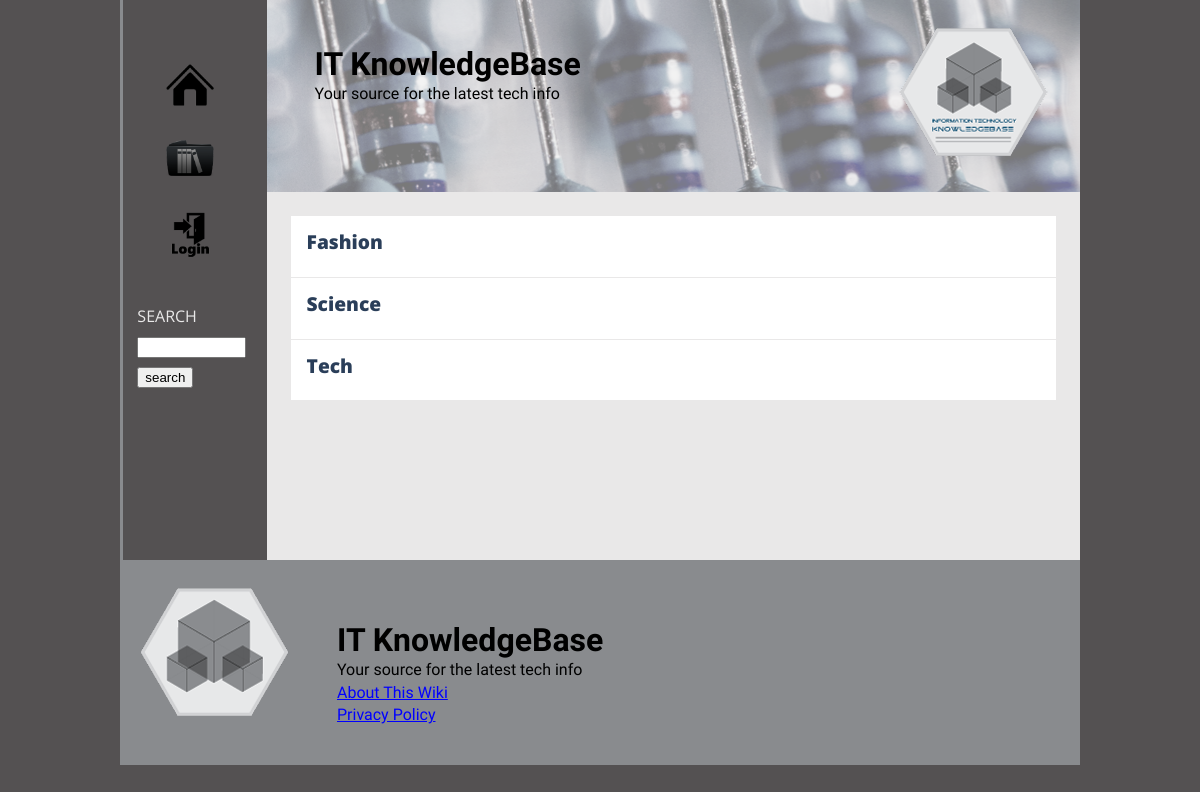
The page /wiki/categories.php on the database as committed earlier.
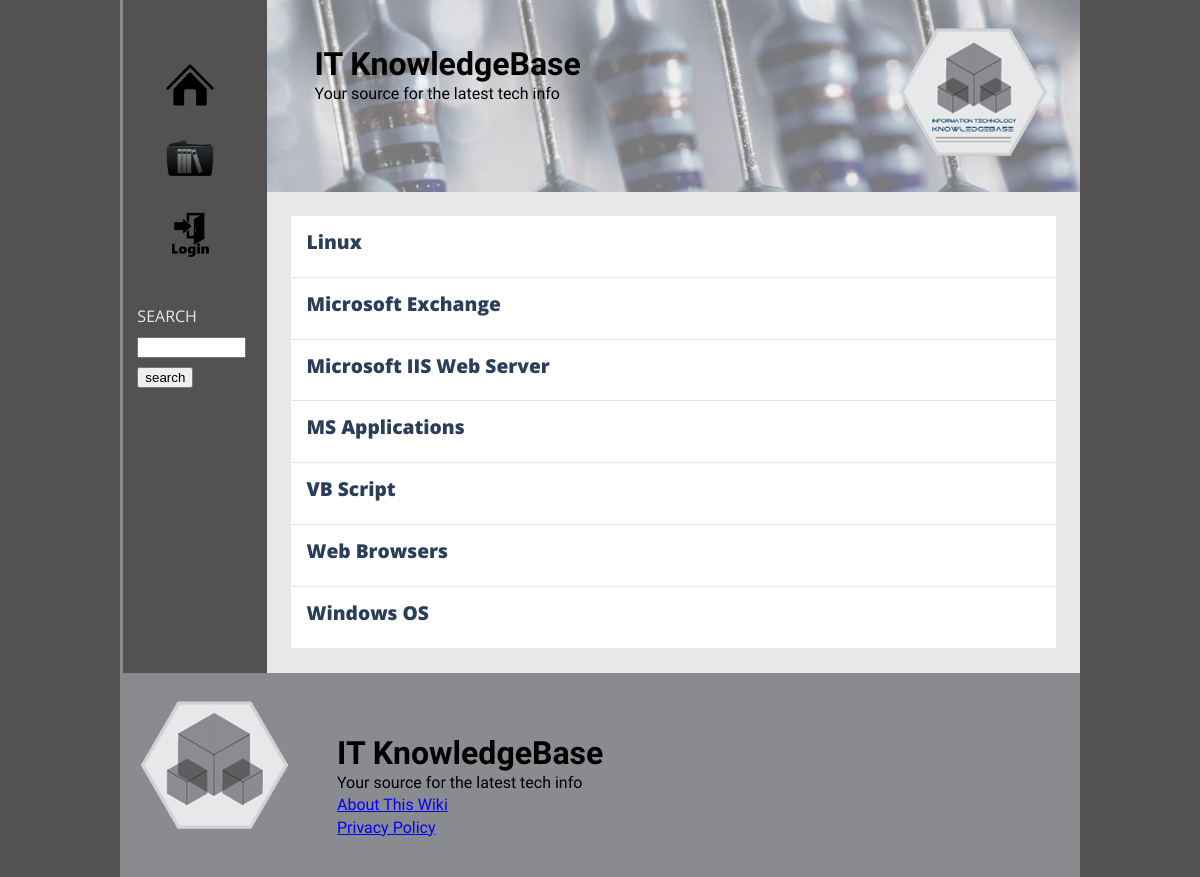
The same page on the database as committed later.
### tables this page shows
CREATE TABLE IF NOT EXISTS `categories` (
  `category_id` int(11) NOT NULL AUTO_INCREMENT,
  `category_name` varchar(255) NOT NULL,
  `category_description` text NOT NULL,
  PRIMARY KEY (`category_id`)
);

### wiki/categories.php (the view, shortened to what this page needs)
<?php
include('includes/header.php');
include('includes/sidebar.php');
?>
<main>
	<?php
		$query = "SELECT category_id, category_name
						FROM categories
						WHERE category_id != 4
						ORDER BY category_name ASC";
		$result = $db->query($query);
	if($result->num_rows > 0) {
		while($row = $result->fetch_assoc()){
		?>
		<div class="category">
			<h2><a href="category.php?category_id=<?php echo $row['category_id']; ?>"><?php echo $row['category_name']; ?></a></h2>
		</div>
		<?php }
	} ?>
<?php include('includes/footer.php'); ?>

Rows that differ between the two databases and show on the page:
added categories: category_name "Linux"
changed categories: category_name "Science" → "Microsoft Exchange"; moves up the list
changed categories: category_name "Fashion" → "Microsoft IIS Web Server"
added categories: category_name "MS Applications"
added categories: category_name "VB Script"
added categories: category_name "Web Browsers"
changed categories: category_name "Tech" → "Windows OS"
